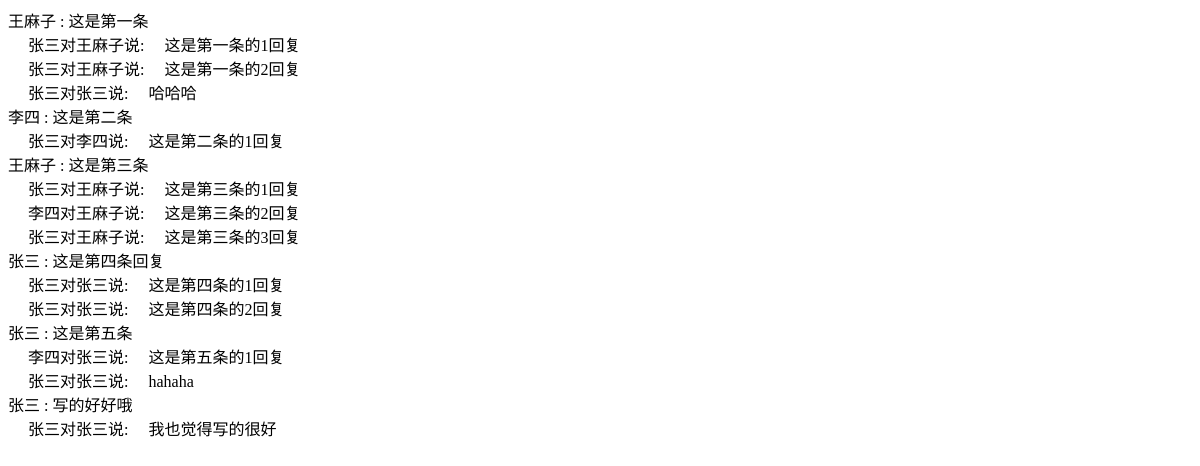
The app's page /test.php, older data.
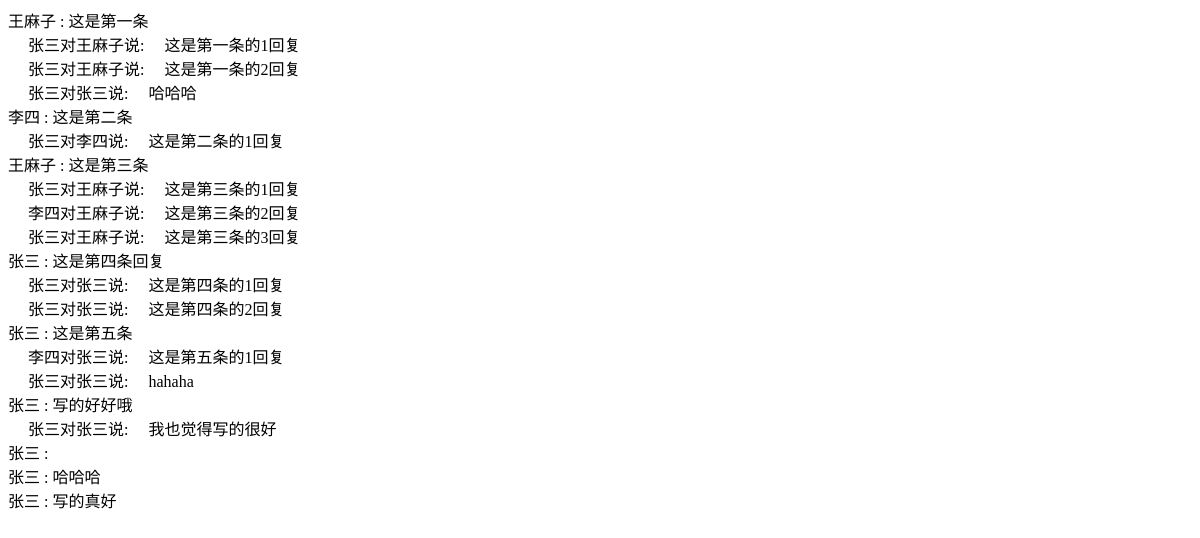
The same page, newer data.
### tables this page shows
CREATE TABLE `tb_student` (
  `student_id` int(10) NOT NULL AUTO_INCREMENT,
  `account` char(20) DEFAULT NULL,
  `password` char(255) DEFAULT NULL,
  `chinese_name` varchar(255) DEFAULT NULL,
  `sex` varchar(255) DEFAULT NULL,
  `tel` varchar(255) DEFAULT NULL,
  `email` varchar(255) DEFAULT NULL,
  `remark` varchar(255) DEFAULT NULL,
  `count` int(5) DEFAULT '0',
  `head_pic` varchar(100) DEFAULT NULL,
  PRIMARY KEY (`student_id`)
);

CREATE TABLE `tb_test` (
  `message_id` int(11) NOT NULL AUTO_INCREMENT,
  `message_content` varchar(255) DEFAULT NULL,
  `message_publish` int(10) DEFAULT NULL,
  `message_good` int(11) DEFAULT NULL,
  `para_id` int(10) DEFAULT NULL,
  `mp_id` int(5) DEFAULT '0',
  `cu_id` tinyint(5) unsigned DEFAULT '0',
  `pu_id` int(5) unsigned DEFAULT '0',
  `state` int(2) DEFAULT '0',
  `type` varchar(10) DEFAULT NULL,
  PRIMARY KEY (`message_id`)
);

### public/test.php (the view, shortened to what this page needs)
<html>
<body>
<?php
	$ra = mysql_query("SELECT * FROM tb_test WHERE state = '0'");
	while ($rb = mysql_fetch_array($ra)) {
		$z = mysql_query("SELECT * FROM tb_student WHERE student_id = '".$rb['cu_id']."'");
		while ($zrow = mysql_fetch_array($z)) {
			echo $zrow['chinese_name']." : ";
		}
		echo $rb['message_content']."<br>";
		$message_id = $rb['message_id'];
		$rc = mysql_query("SELECT * FROM tb_test WHERE mp_id = '".$message_id."'");
		while ($rd = mysql_fetch_array($rc)) {
			$rwo = mysql_query("SELECT * FROM tb_student WHERE student_id = '".$rd['cu_id']."'");
			while ($rwoa = mysql_fetch_array($rwo)) {
				echo "<span style=\"margin-left:20px;\">".$rwoa['chinese_name']."对"."</span>";
			}
			$rowb = mysql_query("SELECT * FROM tb_student WHERE student_id = '".$rd['pu_id']."'");
			while ($rwoc = mysql_fetch_array($rowb)) {
				echo $rwoc['chinese_name']."说:";
			}
			echo "<span style=\"margin-left:20px;\">".$rd['message_content']."</span><br>";
		}
	}
?>
</body>
</html>

Row changes from the older to the newer data that the page shows:
added tb_test: tb_student (chinese_name "张三")
added tb_test: message_content "哈哈哈", tb_student (chinese_name "张三")
added tb_test: message_content "写的真好", tb_student (chinese_name "张三")
